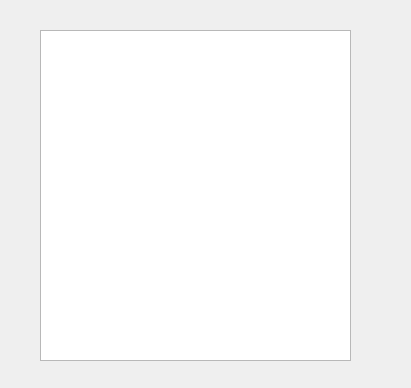
<?xml version="1.0" encoding="UTF-8"?>
<ui version="4.0">
 <class>Dialog</class>
 <widget class="QDialog" name="Dialog">
  <property name="windowModality">
   <enum>Qt::ApplicationModal</enum>
  </property>
  <property name="geometry">
   <rect>
    <x>0</x>
    <y>0</y>
    <width>411</width>
    <height>388</height>
   </rect>
  </property>
  <property name="windowTitle">
   <string>Dialog</string>
  </property>
  <widget class="QTextBrowser" name="textBrowser">
   <property name="geometry">
    <rect>
     <x>40</x>
     <y>30</y>
     <width>311</width>
     <height>331</height>
    </rect>
   </property>
  </widget>
 </widget>
 <resources/>
 <connections/>
</ui>
